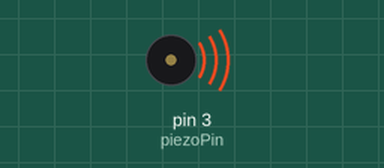
The sketch below on a simulated Arduino Uno, built with avr-gcc and run on an emulated ATmega328P. On the bench: buzzer (waves = sounding). No radio packets arrive unless stated; what the sketch prints to the serial monitor is not drawn.

Above: at 0.25 s.
At 0.6 s:
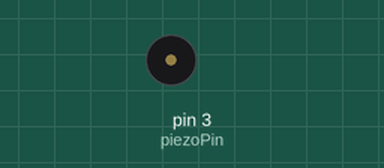
Timing chart, 0 to 2.1 s (numbered marks = the images above):
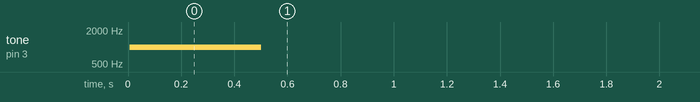

The sketch:

DeviceHelicopter.ino
```cpp
#define THIS_NODE_ADDRESS 02

#include "comm.h"

int piezoPin = 3;
bool alarmActive = false;

long alarmStateChange = 0;
int alarmState = 0;

void setup(void)
{
  commonSetup();
  tone(piezoPin, 1000, 500);
}

void loop() {

  network.update();

  if (network.available()) {
    nrf_message_t msg;
    int from;
    read_msg(&from, &msg);

    if (msg.message_type == MSG_TYPE_ALARM_RQ) {
      int value = msg.payload[0];
      alarmActive = (value > 0);
      alarmStateChange = 0;
      nrf_message_t response;
      response.message_type = MSG_TYPE_ALARM_RP;
      response.reg_id = 0;
      for (int i = 0; i < 8; i++) {
        response.payload[i] = 0;
      }
      response.payload[0] = value;

      write_msg(from, response);
    }
  }

  if (millis() - last_ping_ts > SEND_PING_EVERY_MS) {
    write_ping();
    last_ping_ts = millis();
  }

  if (millis() - alarmStateChange > 500) {
    if (alarmActive) {
      alarmState = 1 - alarmState;
      tone(piezoPin, 1000 + alarmState * 500);
    } else {
      noTone(piezoPin);
    }
    alarmStateChange = millis();
  }
}
```

comm.h
```cpp
#include <SPI.h>
#include <RF24Network.h>
#include "RF24.h"
#include "printf.h"

//NOTE: I do know that writing actual code in header file is generally
//not a good idea, but for quick prototyping I think its OK

RF24 radio(9,10);
RF24Network network(radio);


#define MSG_TYPE_GET_RQ 0
#define MSG_TYPE_SET_RQ 1
#define MSG_TYPE_GET_RP 2
#define MSG_TYPE_SET_RP 3
#define MSG_TYPE_PING 4
#define MSG_TYPE_PONG 5
#define MSG_TYPE_ALARM_RQ 6
#define MSG_TYPE_ALARM_RP 7

#define MAX_REWRITE_ATTEMPTS 5
#define SEND_PING_EVERY_MS 3000

typedef struct {
    uint8_t message_type;
    uint8_t reg_id;
    uint8_t payload[8];
} nrf_message_t;


long last_ping_ts = 0;

void read_msg(int* from, nrf_message_t* msg) {
  RF24NetworkHeader in_header;
  network.read(in_header, msg, sizeof(*msg));

  Serial.print("Incoming msg from ");
  Serial.print((int)in_header.from_node);
  Serial.print(" msgId: ");
  Serial.println(msg->message_type);

  *from = (int)in_header.from_node;
}

void write_msg(int to, nrf_message_t msg) {
  RF24NetworkHeader out_header(to);
  bool ok = false;
  int attempts = 0;

  while (!ok) {
    ok = network.write(out_header, &msg, sizeof(msg));
     if (ok)
      Serial.println("ok.");
    else
      Serial.println("failed.");
    attempts++;
    if (attempts > MAX_REWRITE_ATTEMPTS) {
      ok = true;
      Serial.println("Failed too many times.");
    }
  }
}

void write_ping() {
  nrf_message_t out_msg;
  out_msg.message_type = MSG_TYPE_PING;
  out_msg.reg_id = 0;
  for (int i = 0; i < 8; i++) {
    out_msg.payload[i] = 0;
  }
  write_msg(00, out_msg);
}

void commonSetup() {
  Serial.begin(115200);
  while (!Serial);
  Serial.print("Starting node ");
  Serial.println(THIS_NODE_ADDRESS);

  SPI.begin();
  radio.begin();
  printf_begin();
  radio.printDetails();

  network.begin(90, THIS_NODE_ADDRESS);
}
```

Measured:
- by itself, tone on pin 3 (piezoPin): silent → 1000 Hz at 0.01 s, → silent 0.50 s later
